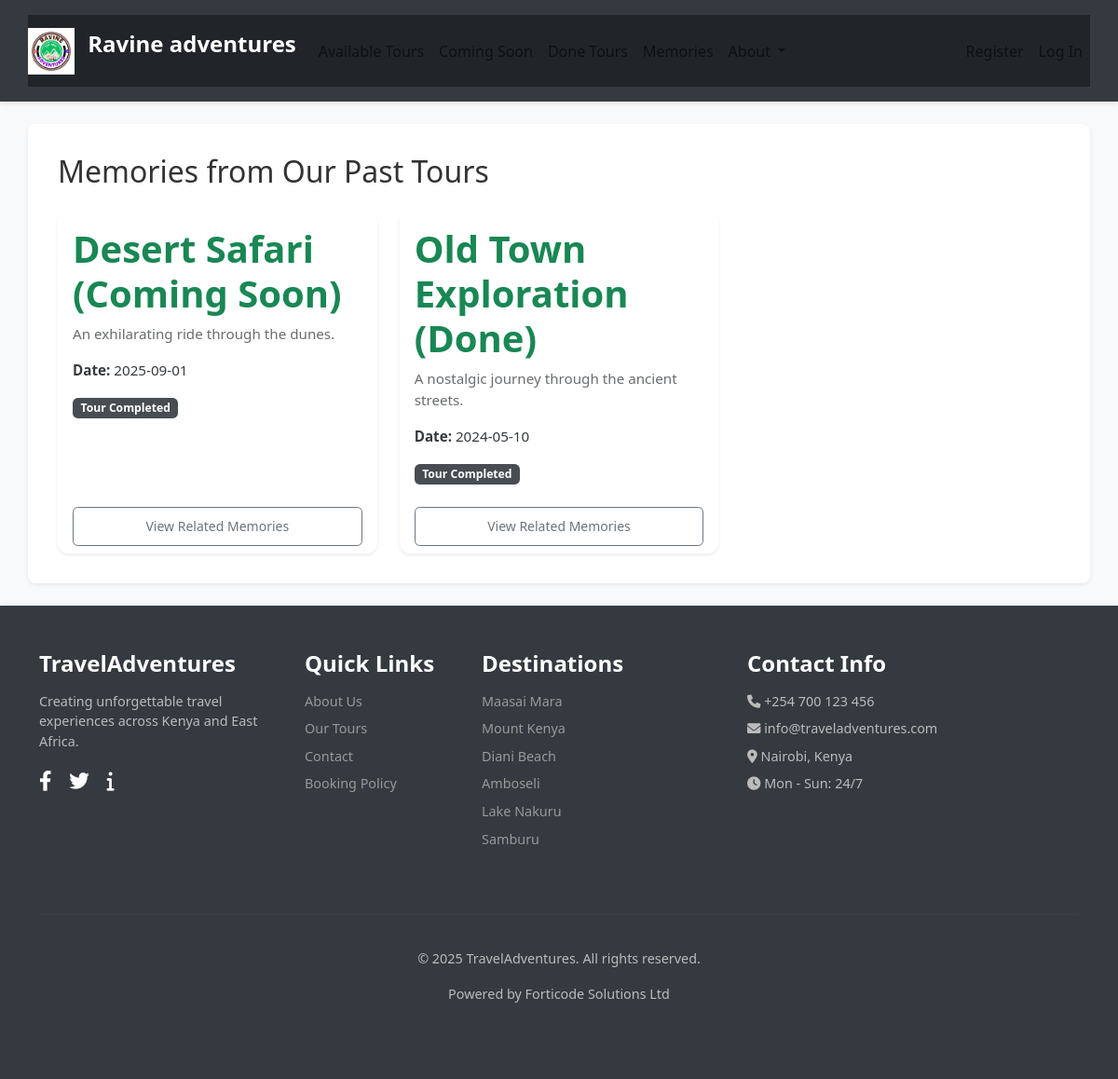
Page /done_tours on the committed database.
### tables this page shows
CREATE TABLE tours (
    id INTEGER PRIMARY KEY AUTOINCREMENT,
    name TEXT NOT NULL,
    description TEXT,
    price REAL NOT NULL,
    date TEXT NOT NULL,
    max_participants INTEGER NOT NULL,
    current_participants INTEGER DEFAULT 0,
    status TEXT DEFAULT 'available'
);

### app.py (the view)
    @app.route('/done_tours')
    def done_tours():
        db = get_db()
        past_tours = db.execute(
            "SELECT * FROM tours WHERE status = 'done' ORDER BY date DESC"
        ).fetchall()
        return render_template('done_tours.html', tours=past_tours)

### database.py (called while the page is built)
def get_db():
    if 'db' not in g:
        g.db = sqlite3.connect(
            current_app.config['DATABASE'],
            detect_types=sqlite3.PARSE_DECLTYPES
        )
        g.db.row_factory = sqlite3.Row # Returns rows that behave like dicts
    return g.db

### templates/done_tours.html
{% extends 'base.html' %} {% block title %}Our Past Tours{% endblock %} {% block content %}
<h2 class="mb-4">Memories from Our Past Tours</h2>
{% if tours %}
<div class="row row-cols-1 row-cols-md-2 row-cols-lg-3 g-4">
    {% for tour in tours %}
    <div class="col">
        <div class="card h-100 shadow-sm">
            <div class="card-body">
                <h5 class="card-title text-success">{{ tour.name }}</h5>
                <p class="card-text text-muted">{{ tour.description }}</p>
                <p class="card-text"><strong>Date:</strong> {{ tour.date }}</p>
                <p class="card-text"><span class="badge bg-dark">Tour Completed</span></p>
            </div>
            <div class="card-footer bg-transparent border-top-0 d-grid">
                <a href="{{ url_for('memories') }}" class="btn btn-outline-secondary btn-sm">View Related Memories</a>
            </div>
        </div>
    </div>
    {% endfor %}
</div>
{% else %}
<p class="alert alert-info">No completed tours to display yet.</p>
{% endif %} {% endblock %}

### static/css/style.css (style rules this page uses)
:root { --primary-color: #007bff; --secondary-color: #6c757d; --accent-color: #28a745; --warning-color: #ffc107; --danger-color: #dc3545; --info-color: #17a2b8; --light-bg: #f8f9fa; --dark-bg: #343a40; --text-dark: #333; --text-light: #fff; --border-color: #dee2e6; --admin-primary: #0056b3; --admin-secondary: #495057; --admin-dark: #212529; --admin-light: #e9ecef; }
body { font-family: 'Segoe UI', Roboto, 'Helvetica Neue', Arial, sans-serif; background-color: var(--light-bg); color: var(--text-dark); min-height: 100vh; margin: 0; padding: 0; background-image: none; background-size: auto; background-repeat: initial; background-attachment: initial; background-position: initial; display: flex; flex-direction: column; }
.card { border: none; border-radius: 0.75rem; overflow: hidden; box-shadow: 0 4px 12px rgba(0, 0, 0, 0.08); transition: transform 0.2s ease-in-out, box-shadow 0.2s ease-in-out; height: 100%; }
.card-body h5.card-title { font-size: 2.5rem; font-weight: 700; margin-bottom: 0.5rem; }
.card-body p.card-text { font-size: 0.95rem; opacity: 0.9; }
.badge { padding: 0.4em 0.7em; border-radius: 0.35rem; font-weight: 600; font-size: 0.8em; text-transform: capitalize; vertical-align: middle; }
.badge.bg-dark { background-color: var(--dark-bg) !important; color: white !important; }
.btn { transition: all 0.2s ease-in-out; border-radius: 0.35rem; font-weight: 500; padding: 0.6rem 1.2rem; }
.btn-outline-primary, .btn-outline-success, .btn-outline-warning, .btn-outline-danger, .btn-outline-secondary { transition: all 0.2s ease-in-out; font-weight: 500; }

### rows in the picture
tours: name "Desert Safari (Coming Soon)", description "An exhilarating ride through the dunes.", date "2025-09-01"
tours: name "Old Town Exploration (Done)", description "A nostalgic journey through the ancient streets.", date "2024-05-10"

### other values in the picture
{{ moment().format('YYYY') if moment else '2025' }} "2025"
